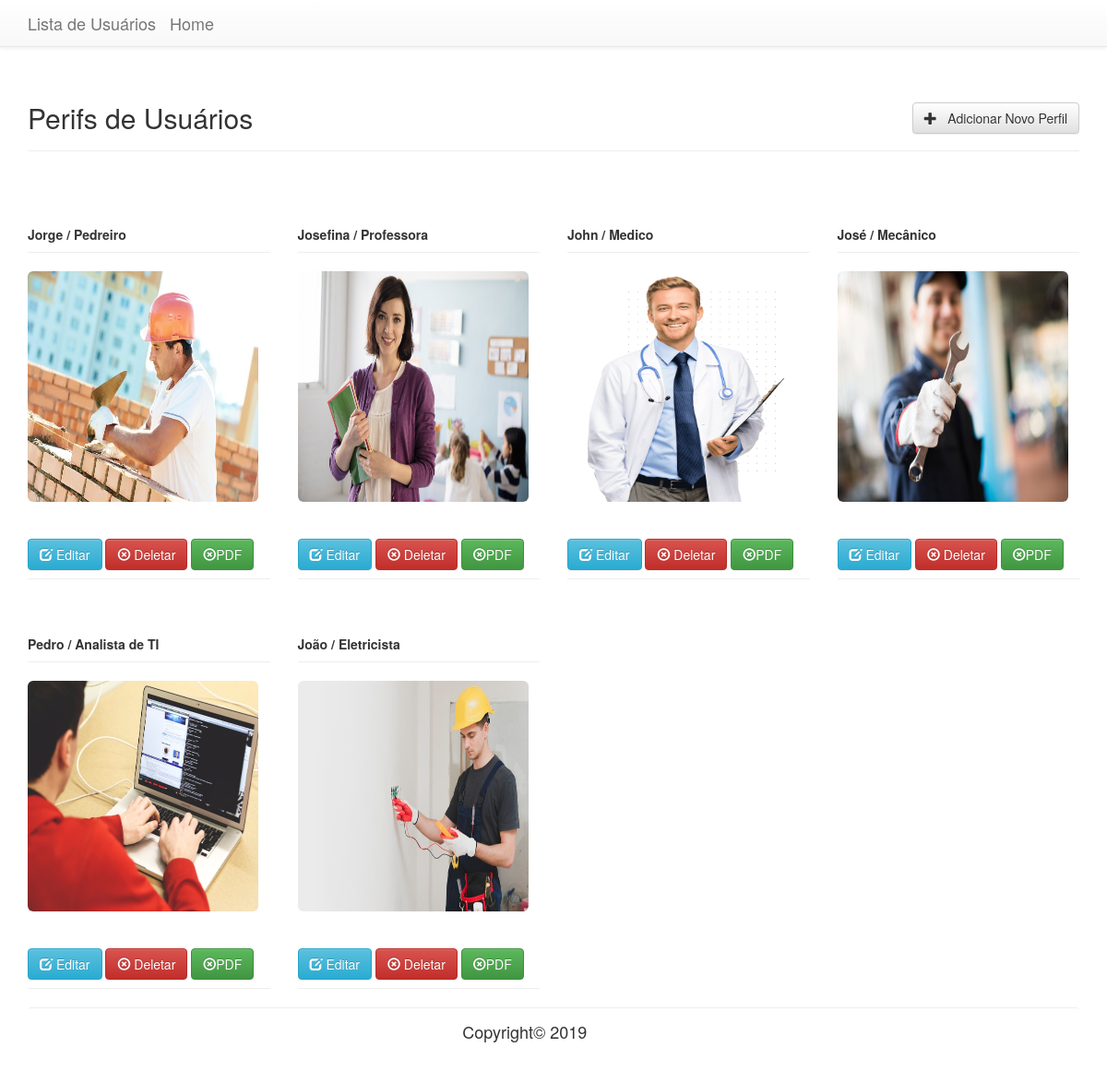
The page / on the database its author committed.
### tables this page shows
CREATE TABLE IF NOT EXISTS `tbl_usuario` (
  `idUsuario` int(11) NOT NULL AUTO_INCREMENT,
  `nomeUsuario` varchar(20) NOT NULL,
  `profissaoUsuario` varchar(50) NOT NULL,
  `imagemUsuario` varchar(200) NOT NULL,
  PRIMARY KEY (`idUsuario`)
);

### index.php (the view, shortened to what this page needs)
<?php
require_once 'dbconfig.php';
?>
<!DOCTYPE html>
<html lang="pt-br">
<head>
<link rel="stylesheet" href="bootstrap/css/bootstrap.min.css">
<link rel="stylesheet" href="bootstrap/css/bootstrap-theme.min.css">
</head>
<body>
<div class="navbar navbar-default navbar-static-top" role="navigation">
    <div class="container">
        <div class="navbar-header">
            <a class="navbar-brand" href="#" title='Programming Blog'>Lista de Usuários</a>
            <a class="navbar-brand" href="index.php">Home</a>
        </div>
    </div>
</div>
<div class="container">
	<div class="page-header">
    	<h1 class="h2">Perifs de Usuários <a class="btn btn-default" href="addNovo.php" style="float:right;"> <span class="glyphicon glyphicon-plus"></span> &nbsp; Adicionar Novo Perfil</a></h1>
    </div>
<br />
<div class="row">
<?php
$stmt = $DB_con->prepare('SELECT idUsuario, nomeUsuario, profissaoUsuario, imagemUsuario FROM tbl_usuario ORDER BY idUsuario DESC');
$stmt->execute();
if ($stmt->rowCount() > 0) {
    while ($row = $stmt->fetch(PDO::FETCH_ASSOC)) {
        extract($row);
        ?>
			<div class="col-xs-3">
				<p class="page-header"><b><?php echo $nomeUsuario . "&nbsp;/&nbsp;" . $profissaoUsuario; ?></B></p>
				<img src="imagem_usuarios/<?php echo $row['imagemUsuario']; ?>" class="img-rounded" width="250px" height="250px" />
				<p class="page-header">
				<span>
				<a class="btn btn-info"  href="editarForm.php?editar_id=<?php echo $row['idUsuario']; ?>" title="Clique para Editar" onclick="return confirm('Ter certeza que deseja editar ?')"><span class="glyphicon glyphicon-edit"></span> Editar</a>
				<a class="btn btn-danger" href="?delete_id=<?php echo $row['idUsuario']; ?>" title="Clique para deletar" onclick="return confirm('Tem certeza que deseja editar ?')"><span class="glyphicon glyphicon-remove-circle"></span> Deletar</a>
                <a class="btn btn-success" href="pdf.php?gerar_pdf=<?php echo $row['idUsuario']; ?>" target="_blank" title="Gerar PDF" onclick="return confirm('Deseja gerar um PDF para o perfil ?')"><span class="glyphicon glyphicon-remove-circle"></span>PDF</a>
				</span>
				</p>
			</div>
			<?php
}
}
?>
</div>
<nav class="navbar fixed-bottom navbar-light bg-light" style="border-top:1px solid #eee;">
  <p class="navbar-brand font-weight-light" style="margin-left:40%;" href="#">Copyright&copy; 2019</p>
</nav>
</body>
</html>

### rows shown on the page
tbl_usuario: nomeUsuario "Jorge", profissaoUsuario "Pedreiro", imagemUsuario (picture)
tbl_usuario: nomeUsuario "Josefina", profissaoUsuario "Professora", imagemUsuario (picture)
tbl_usuario: nomeUsuario "John", profissaoUsuario "Medico", imagemUsuario (picture)
tbl_usuario: nomeUsuario "José", profissaoUsuario "Mecânico", imagemUsuario (picture)
tbl_usuario: nomeUsuario "Pedro", profissaoUsuario "Analista de TI", imagemUsuario (picture)
tbl_usuario: nomeUsuario "João", profissaoUsuario "Eletricista", imagemUsuario (picture)
